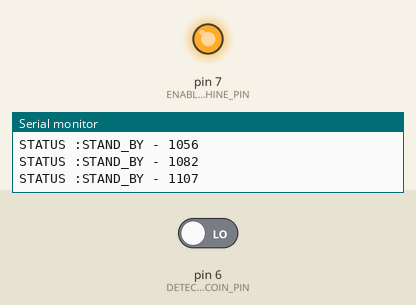
The sketch below on a simulated Arduino Uno, built with avr-gcc and run on an emulated ATmega328P. Shown: output pins drawn as LEDs (lit = HIGH), the last lines printed to the serial monitor. The inputs (shaded band) are chosen by the test bench; at power-on: pin 6 (DETECT_COIN_PIN) LOW.

Above: at 1.2 s.
1.3 s: pin 6 (DETECT_COIN_PIN) driven HIGH
At 4.1 s:
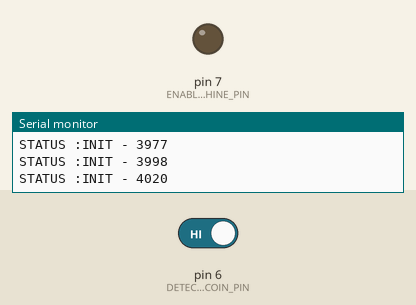
Timing chart, 0 to 5.6 s (numbered marks = the images above; inputs shaded):
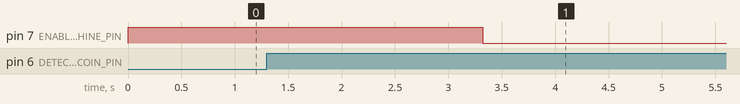

Measured:
- after the input at 1.3 s, pin 7 (ENABLE_COIN_MACHINE_PIN): HIGH → LOW after 2.0 s

The sketch:

TestMoneyMachine.ino
```cpp
#include "Arduino.h"
#include "Configuration.h"
#include "StatusStandBy.h"

int status;

void setup()
{
  Serial.println("00000000");
  Serial.begin(BAUDS);

  Serial.println("1");
  initializePins();
  Serial.println("2");
  statusInit_StandBy();
  Serial.println("3");

  // Set initial status
  status = STATUS_STAND_BY;
}

void initializePins()
{
  pinMode(DETECT_COIN_PIN, INPUT);
  pinMode(ENABLE_COIN_MACHINE_PIN, OUTPUT);
}

void loop()
{

  printStatus();

  switch (status)
  {
  case STATUS_INIT:
    break;
  default: //case "STATUS_STAND_BY":
    status = statusStandBy(status);
    break;
  }
}

void printStatus()
{
  String statusText = "STAND_BY";

  switch (status)
  {

  case STATUS_INIT:
    statusText = "INIT";
    break;
  default:
    statusText = "STAND_BY";
    break;
  }

  unsigned long timeLoop = millis();
  Serial.println("STATUS :" + statusText + " - " + timeLoop);
}
```

StatusStandBy.h
```cpp
/**
 * Stand by:
 * When the game is waiting to start the game.
 * Check if the coin enter - 1 digital input
 * When coin in, then start game.
 */

void statusInit_StandBy()
{
  digitalWrite(ENABLE_COIN_MACHINE_PIN, HIGH);
}

int statusStandBy(int status)
{
  int inputCoin = digitalRead(DETECT_COIN_PIN);
  if (inputCoin == HIGH)
  {
    status = STATUS_INIT;
    Serial.println("Entro");
    delay(DELAY_AFTER_STATUS_INIT); // meter espera entre moneda y movimiento de la cabeza

    digitalWrite(ENABLE_COIN_MACHINE_PIN, LOW);
  }

  return status;
}
```

Configuration.h
```cpp
/**
 * Variables and Arduino pins
 *
*/
const int BAUDS = 9600;

const int STATUS_STAND_BY = -1;
const int STATUS_INIT = 0;

const int DETECT_COIN_PIN = 6;         // Done
const int ENABLE_COIN_MACHINE_PIN = 7; // Done

const int DELAY_AFTER_STATUS_INIT = 2000;
const int DELAY_AFTER_INSERT_COIN = 3000;
```
